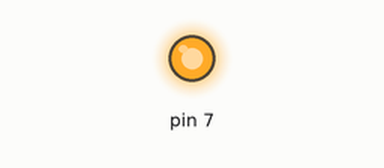
Recording of a sketch running on a simulated Arduino Uno, built with avr-gcc and run on an emulated ATmega328P. Parts: output pins drawn as LEDs (lit = HIGH).

Above: at 0.1 s.
At 1.6 s:
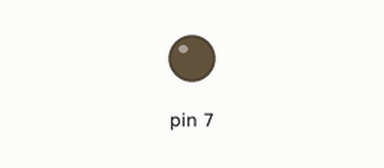
Timing chart, 0 to 3.1 s (numbered marks = the images above):
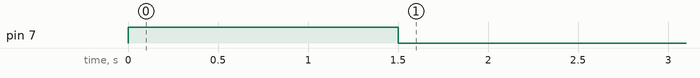

The sketch:

incline_control.ino
```cpp
void setup() {
  // put your setup code here, to run once:
  pinMode(7, OUTPUT);
  digitalWrite(7, HIGH);
  delay(1500);
  digitalWrite(7, LOW);
}

void loop() {
  // put your main code here, to run repeatedly:

}
```
